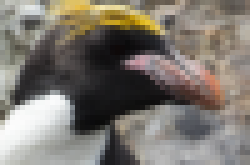
#> input picture Adobe Express - file.png, 50 x 33 px (shown 5 times larger)
$ python make_test_image_from_lr.py '../../Adobe Express - file.png' out.png
#> lines starting #> are read from the running program, lines starting #| are printed output that depends on the picture
#!/usr/bin/env python3
"""Generate a board test_image.h from an already-low-resolution grayscale image."""

import argparse
from pathlib import Path

import cv2
import numpy as np


def format_float_array(values: np.ndarray) -> list[str]:
    lines = []
    for i in range(0, len(values), 8):
        chunk = values[i:i + 8]
        lines.append("  " + ", ".join(f"{v:.6f}f" for v in chunk) + ",")
    return lines


def main() -> None:
    parser = argparse.ArgumentParser()
    parser.add_argument("img_path")
    parser.add_argument("out_h")
    parser.add_argument("--size", nargs=2, type=int, default=[24, 32],
                        metavar=("H", "W"))
    parser.add_argument("--scale", type=int, default=2)
    args = parser.parse_args()

    in_h, in_w = args.size
    scale = args.scale
    hr_h, hr_w = in_h * scale, in_w * scale

    img = cv2.imread(args.img_path, cv2.IMREAD_GRAYSCALE)
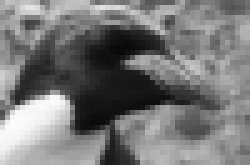
#> img: shape (33, 50) (shown 5 times larger); min 10, max 252, mean 119.6
    if img is None:
        raise SystemExit(f"Cannot read: {args.img_path}")

    if img.shape != (in_h, in_w):
        img = cv2.resize(img, (in_w, in_h), interpolation=cv2.INTER_AREA)
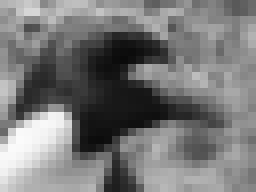
#> img: shape (24, 32) (shown 8 times larger); min 10, max 251, mean 119.6

    hr_ref = cv2.resize(img, (hr_w, hr_h), interpolation=cv2.INTER_CUBIC)
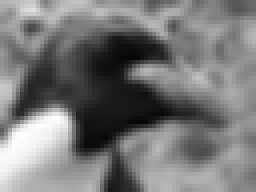
#> hr_ref: shape (48, 64) (shown 4 times larger); min 5, max 255, mean 119.6
    inp_flat = (img.astype(np.float32) / 255.0).flatten()
#> inp_flat = 768 values, max 0.984 at index 546, min 0.0392 at index 239, mean 0.469
    hr_flat = (hr_ref.astype(np.float32) / 255.0).flatten()
#> hr_flat = 3072 values, max 1 at index 1869, min 0.0196 at index 1955, mean 0.469

    out = Path(args.out_h)
    out.parent.mkdir(parents=True, exist_ok=True)

    lines = [
        f"/* Auto-generated test input from LR image {Path(args.img_path).name} */",
        "#pragma once",
        "#include <stddef.h>",
        "",
        f"static const int TEST_INPUT_H = {in_h};",
        f"static const int TEST_INPUT_W = {in_w};",
        f"static const int TEST_INPUT_LEN = {len(inp_flat)};",
        "",
        "static const float test_input_data[] = {",
        *format_float_array(inp_flat),
        "};",
        "",
        f"static const int TEST_HR_H = {hr_h};",
        f"static const int TEST_HR_W = {hr_w};",
        f"static const int TEST_HR_LEN = {len(hr_flat)};",
        "",
        "static const float test_hr_data[] = {",
        *format_float_array(hr_flat),
        "};",
        "",
    ]
#> the loop in format_float_array, `for i in range(0, len(values), 8):` made 96 passes
#> (i, chunk) on passes 2 to 12: (8, [0.737, 0.749, 0.741, 0.667, 0.565, 0.612, 0.6, 0.561]), (16, [0.545, 0.565, 0.392, 0.369, 0.439, 0.451, 0.533, 0.584]), (24, [0.435, 0.471, 0.51, 0.467, 0.384, 0.349, 0.376, 0.416]), (32, [0.624, 0.576, 0.769, 0.839, 0.843, 0.706, 0.678, 0.749]), (40, [0.71, 0.663, 0.643, 0.682, 0.765, 0.698, 0.663, 0.694]), (48, [0.678, 0.635, 0.49, 0.525, 0.663, 0.698, 0.663, 0.533]), (56, [0.51, 0.553, 0.522, 0.498, 0.42, 0.353, 0.369, 0.424]), (64, [0.557, 0.616, 0.663, 0.553, 0.545, 0.635, 0.733, 0.627]), (72, [0.478, 0.51, 0.525, 0.549, 0.576, 0.522, 0.424, 0.435]), (80, [0.541, 0.651, 0.678, 0.647, 0.655, 0.459, 0.49, 0.565]), (88, [0.576, 0.573, 0.514, 0.518, 0.522, 0.494, 0.553, 0.565])
#> chunk on pass 1: [0.694, 0.718, 0.745, 0.788, 0.753, 0.533, 0.6, 0.698]
#> after the loop in format_float_array, `for i in range(0, len(values), 8):`: lines = 96 items
#> the loop in format_float_array (call 2), `for i in range(0, len(values), 8):` made 384 passes
#> (i, chunk) on passes 2 to 4: (8, [0.776, 0.686, 0.557, 0.506, 0.557, 0.62, 0.667, 0.714]), (16, [0.729, 0.749, 0.757, 0.761, 0.765, 0.737, 0.698, 0.627]), (24, [0.561, 0.545, 0.584, 0.608, 0.604, 0.584, 0.557, 0.537])
    out.write_text("\n".join(lines))
    print(f"Wrote {out} ({in_w}x{in_h} input, {hr_w}x{hr_h} bicubic reference)")


if __name__ == "__main__":
    main()
